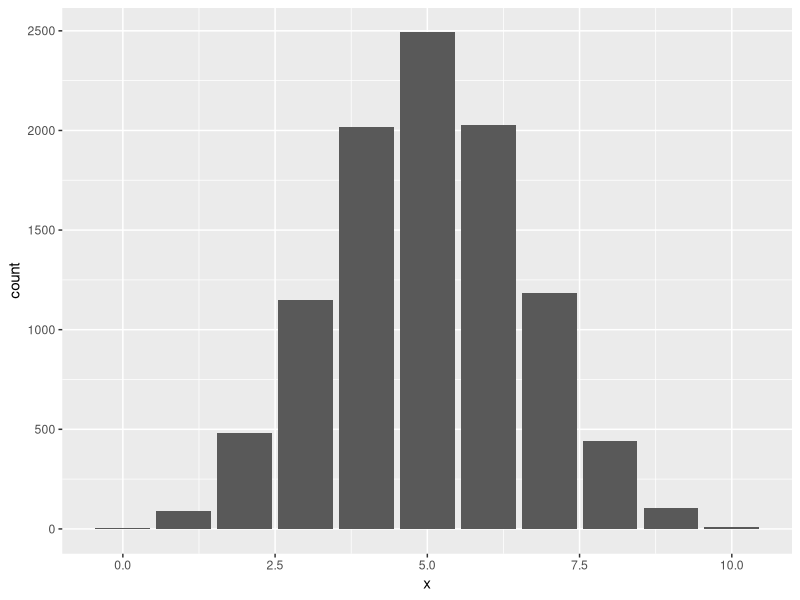

Recreate this plot in R.
#2022-10-20


library(tidyverse)

n <- 1e3

muenze_oft <- 
  sample(x = c(0, 1), size = n, replace = TRUE) 


muenze_oft %>% 
  sum()

replicate(n = 100,
          sample(x = c(0, 1), size = 10, replace = TRUE) %>% sum())
        

muenz_df <-
  tibble(
    x = replicate(1e4, sample(x = c(0,1), size = 10, replace = TRUE) %>% sum()))


# Aufgabe:
# Visualisieren Sie das Ergebnis der wiederholten Zufallsexperimente
# mit einem Balkendiagramm!
# Tipp: ggplot, geom_bar



ggplot(data = muenz_df) +
  aes(x = x) +
  geom_bar()



n <- 1e4
d <- 
  tibble(
    id = 1:n,
    x = rnorm(n = n, mean = 1002, sd = 1.5)
  )

head(d)



d %>% 
  count(x < 1000)
